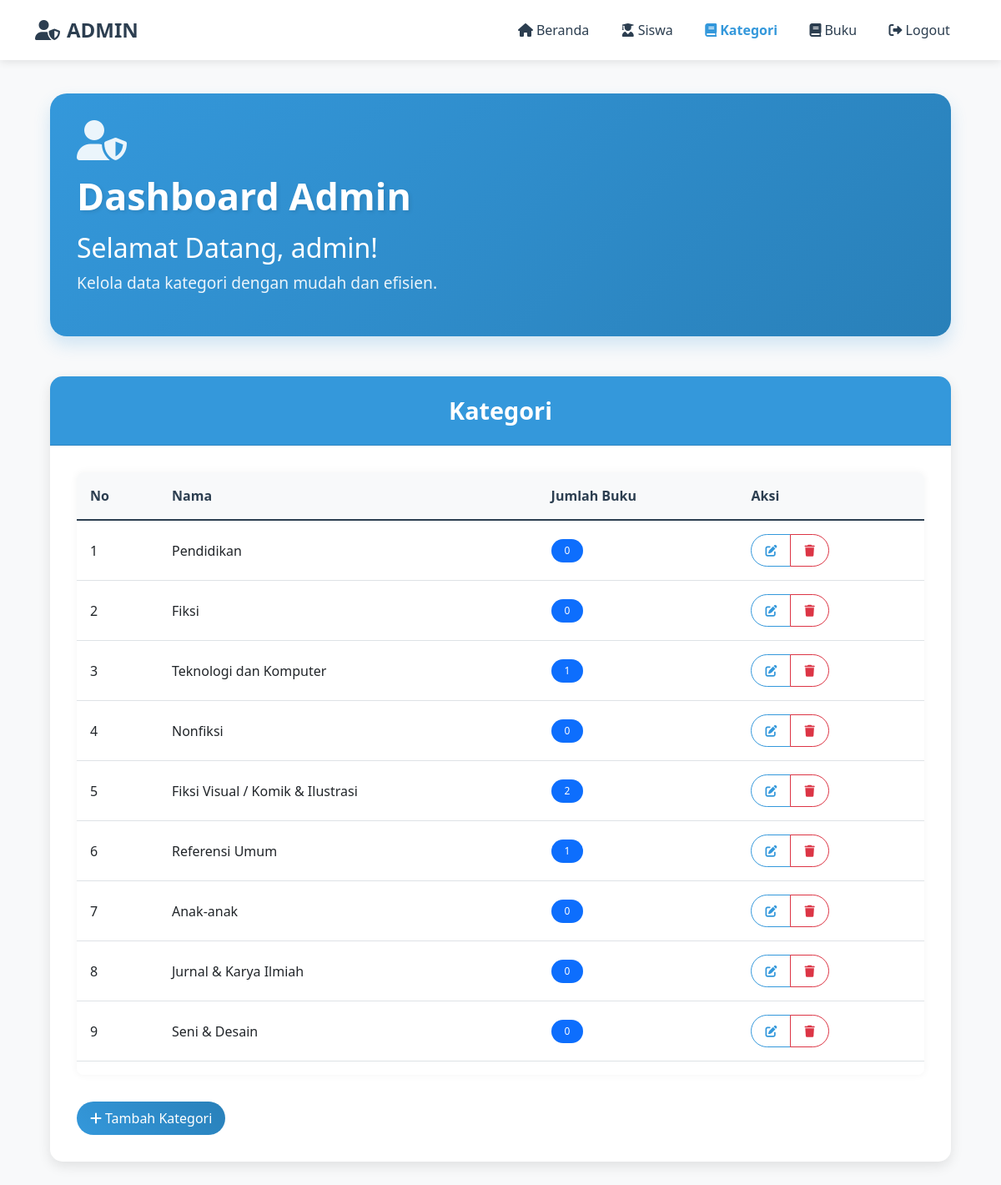
/perpusb/pages/admin/kategori/data-kategori.php (signed in), run on the app's committed database.
### tables this page shows
CREATE TABLE `kategori` (
  `id_kategori` int NOT NULL,
  `nama` varchar(255) NOT NULL
);

### perpusb/config/app.php (called while the page is built, shortened)
<?php
include 'koneksi.php';
function select($query)
{
    global $db;
    $result = mysqli_query($db, $query);
    $rows = [];
    while ($row = mysqli_fetch_assoc($result)) {
        $rows[] = $row;
    }
    return $rows;
}

### perpusb/pages/admin/kategori/data-kategori.php (the view, shortened to what this page needs)
<?php
$data_kategori = select("SELECT k.*, COUNT(b.id_buku) as jumlah_buku
                        FROM kategori k
                        LEFT JOIN buku b ON k.id_kategori = b.id_kategori
                        GROUP BY k.id_kategori");
?>
<!DOCTYPE html>
<html lang="en">
<head>
    <link href="https://cdn.jsdelivr.net/npm/bootstrap@5.0.2/dist/css/bootstrap.min.css" rel="stylesheet">
    <link rel="stylesheet" href="https://cdnjs.cloudflare.com/ajax/libs/font-awesome/6.0.0/css/all.min.css">
</head>
<body>
    <nav class="navbar navbar-expand-lg navbar-light fixed-top">
        <div class="container">
            <a class="navbar-brand" href="#">
                <i class="fas fa-user-shield me-2"></i>ADMIN
            </a>
            <div class="collapse navbar-collapse" id="navbarNav">
                <ul class="navbar-nav ms-auto">
                    <li class="nav-item">
                        <a class="nav-link" href="../pageAdmin.php"><i class="fas fa-home me-1"></i>Beranda</a>
                    </li>
                    <li class="nav-item">
                        <a class="nav-link" href="../siswa/data-siswa.php"><i class="fas fa-user-graduate me-1"></i>Siswa</a>
                    </li>
                    <li class="nav-item">
                        <a class="nav-link active" href="data-kategori.php"><i class="fas fa-book me-1"></i>Kategori</a>
                    </li>
                    <li class="nav-item">
                        <a class="nav-link" href="../buku/data-buku.php"><i class="fas fa-book me-1"></i>Buku</a>
                    </li>
                    <li class="nav-item">
                        <a class="nav-link" href="../../../logout.php" onclick="return confirm('Yakin ingin logout?')">
                            <i class="fas fa-sign-out-alt me-1"></i>Logout
                        </a>
                    </li>
                </ul>
            </div>
        </div>
    </nav>
    <div class="main-content">
        <div class="welcome-section">
            <i class="fas fa-user-shield welcome-icon"></i>
            <h1>Dashboard Admin</h1>
            <h2>Selamat Datang, <?= $_SESSION['username']; ?>!</h2>
            <p>Kelola data kategori dengan mudah dan efisien.</p>
        </div>
        <div class="card" id="kategori">
            <div class="card-header">
                <h2>Kategori</h2>
            </div>
            <div class="card-body">
                <div class="table-responsive">
                    <table class="table">
                        <thead>
                            <tr>
                                <th>No</th>
                                <th>Nama</th>
                                <th>Jumlah Buku</th>
                                <th>Aksi</th>
                            </tr>
                        </thead>
                        <tbody>
                            <?php $no = 1; ?>
                            <?php foreach ($data_kategori as $kategori): ?>
                                <tr>
                                    <td><?= $no++; ?></td>
                                    <td><?= $kategori['nama']; ?></td>
                                    <td>
                                        <span class="badge bg-primary">
                                            <?= $kategori['jumlah_buku']; ?>
                                        </span>
                                    </td>
                                    <td>
                                        <div class="btn-group" role="group">
                                            <a href="ubahKategori.php?id=<?= $kategori['id_kategori']; ?>" class="btn btn-sm btn-outline-primary">
                                                <i class="fas fa-edit"></i>
                                            </a>
                                            <a href="hapusKategori.php?id=<?= $kategori['id_kategori']; ?>" class="btn btn-sm btn-outline-danger" onclick="return confirm('Yakin ingin menghapus data ini?')">
                                                <i class="fas fa-trash"></i>
                                            </a>
                                        </div>
                                    </td>
                                </tr>
                            <?php endforeach; ?>
                        </tbody>
                    </table>
                </div>
                <a href="tambahKategori.php" class="btn btn-primary mt-3">
                    <i class="fas fa-plus me-1"></i>Tambah Kategori
                </a>
            </div>
        </div>
    </div>
</body>
</html>

### perpusb/pages/admin/kategori/data-kategori.php (style rules this page uses)
:root { --primary-color: #3498db; --secondary-color: #2980b9; --text-color: #2c3e50; --light-bg: #f8f9fa; }
* { margin: 0; padding: 0; box-sizing: border-box; font-family: 'Segoe UI', Tahoma, Geneva, Verdana, sans-serif; }
body { background-color: var(--light-bg); color: var(--text-color); }
.navbar { background: rgba(255, 255, 255, 0.95) !important; backdrop-filter: blur(10px); box-shadow: 0 2px 10px rgba(0, 0, 0, 0.1); padding: 0.8rem 0; }
.navbar-brand { font-size: 1.5rem; font-weight: 700; color: var(--text-color) !important; }
.nav-link { font-weight: 500; color: var(--text-color) !important; padding: 0.5rem 1rem !important; margin: 0 0.2rem; border-radius: 5px; transition: all 0.3s ease; }
.nav-link.active { color: var(--primary-color) !important; font-weight: 600; }
.card { background: white; border-radius: 15px; box-shadow: 0 5px 15px rgba(0, 0, 0, 0.1); margin-bottom: 2rem; overflow: hidden; border: none; }
.card-header { background-color: var(--primary-color); color: white; padding: 1.5rem; text-align: center; }
.card-header h2 { margin: 0; font-size: 1.8rem; font-weight: 600; }
.card-body { padding: 2rem; }
.table { width: 100%; margin-bottom: 1rem; border-collapse: separate; border-spacing: 0; }
.table th { background-color: var(--light-bg); color: var(--text-color); font-weight: 600; padding: 1rem; text-align: left; border-bottom: 2px solid #dee2e6; }
.table td { padding: 1rem; vertical-align: middle; border-bottom: 1px solid #dee2e6; }
.btn { padding: 0.5rem 1rem; border-radius: 25px; font-weight: 500; transition: all 0.3s ease; }
.btn-primary { background: linear-gradient(45deg, var(--primary-color), var(--secondary-color)); border: none; }
.btn-outline-primary { color: var(--primary-color); border-color: var(--primary-color); }
.badge { padding: 0.5rem 1rem; border-radius: 25px; font-weight: 500; }
.main-content { margin-top: 80px; padding: 2rem 5%; }
.welcome-section { text-align: center; margin-bottom: 3rem; }
.welcome-section { text-align: left; margin-bottom: 3rem; position: relative; padding: 2rem; background: linear-gradient(135deg, #3498db, #2980b9); border-radius: 20px; color: white; overflow: hidden; box-shadow: 0 10px 20px rgba(52, 152, 219, 0.2); }
.welcome-section::before { content: ''; position: absolute; top: 0; right: 0; width: 300px; height: 100%; background: url('https://images.unsplash.com/photo-1507842217343-583bb7270b66?ixlib=rb-1.2.1&auto=format&fit=crop&w=1350&q=80') center/cover; opacity: 0.1; clip-path: polygon(100% 0, 0 0, 100% 100%); }
.welcome-section h1 { color: white; font-size: 2.8rem; margin-bottom: 1rem; font-weight: 700; position: relative; text-shadow: 2px 2px 4px rgba(0, 0, 0, 0.1); }
.welcome-section p { color: rgba(255, 255, 255, 0.9); font-size: 1.2rem; max-width: 600px; line-height: 1.6; position: relative; }
.welcome-section .welcome-icon { font-size: 3rem; margin-bottom: 1rem; color: rgba(255, 255, 255, 0.9); animation: float 3s ease-in-out infinite; }
.table-responsive { margin-bottom: 1rem; border-radius: 0.5rem; box-shadow: 0 0 10px rgba(0,0,0,0.05); }

### data on the page
kategori: nama "Pendidikan", jumlah_buku "0"
kategori: nama "Fiksi", jumlah_buku "0"
kategori: nama "Teknologi dan Komputer", jumlah_buku "1"
kategori: nama "Nonfiksi", jumlah_buku "0"
kategori: nama "Fiksi Visual / Komik & Ilustrasi", jumlah_buku "2"
kategori: nama "Referensi Umum", jumlah_buku "1"
kategori: nama "Anak-anak", jumlah_buku "0"
kategori: nama "Jurnal & Karya Ilmiah", jumlah_buku "0"
kategori: nama "Seni & Desain", jumlah_buku "0"

### other printed values
$_SESSION['username'] "admin"
